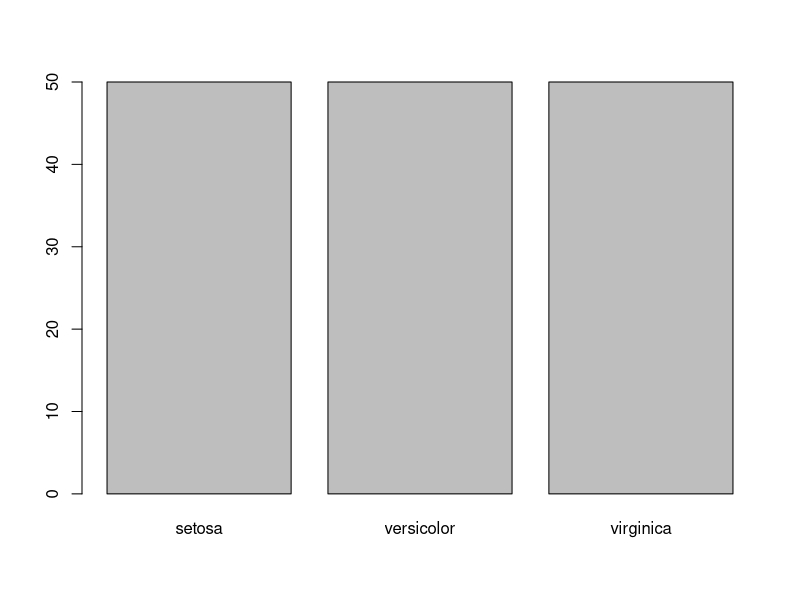
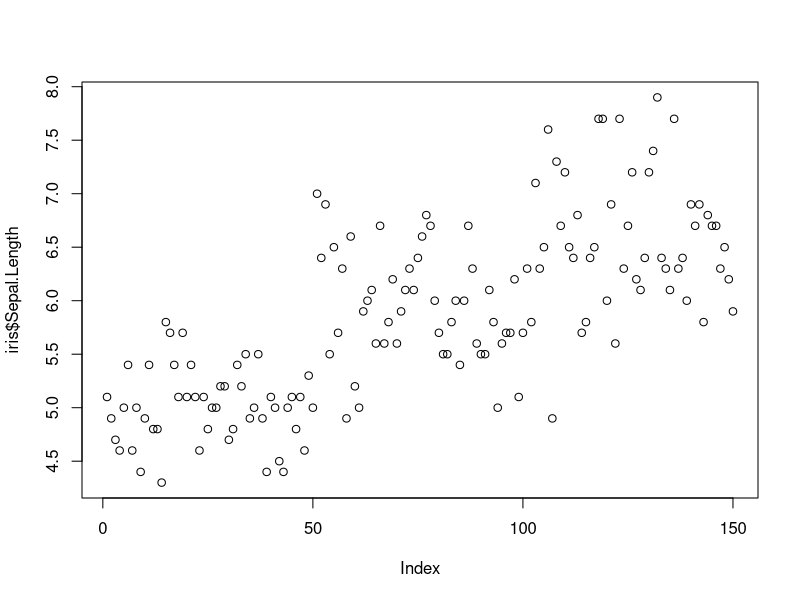
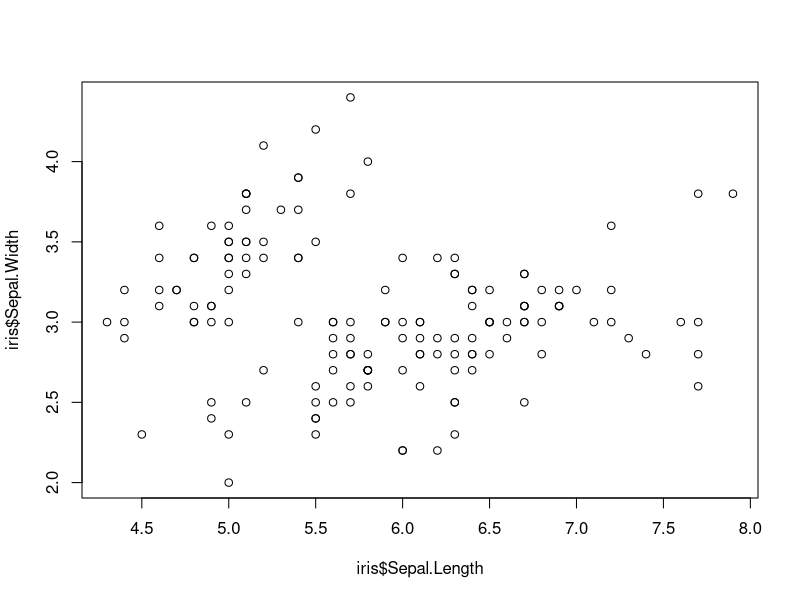
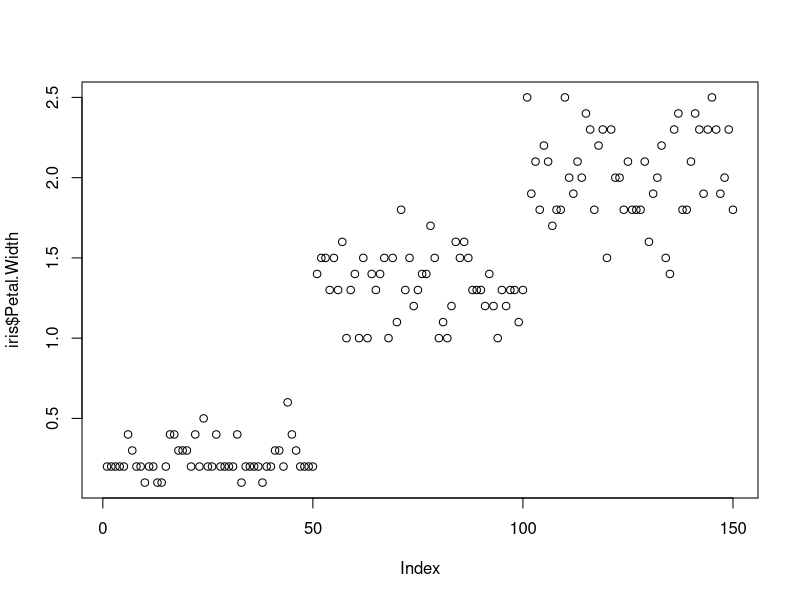
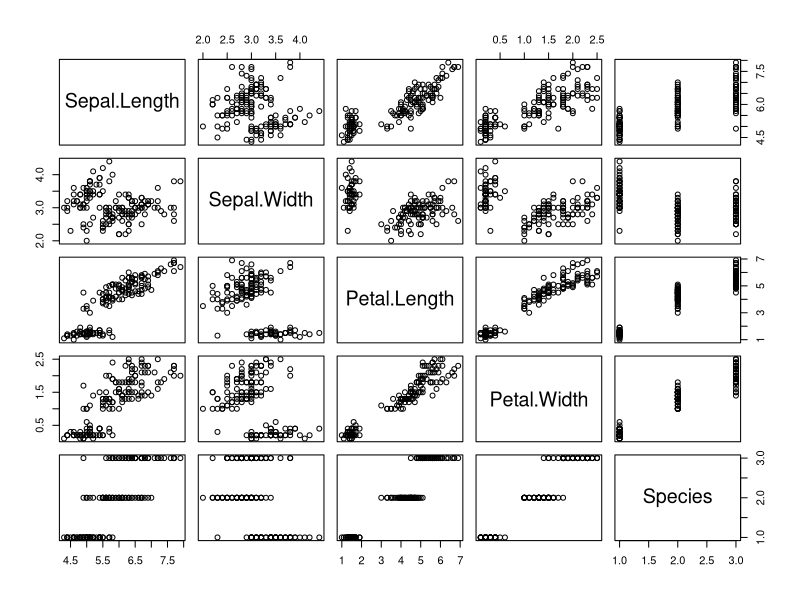
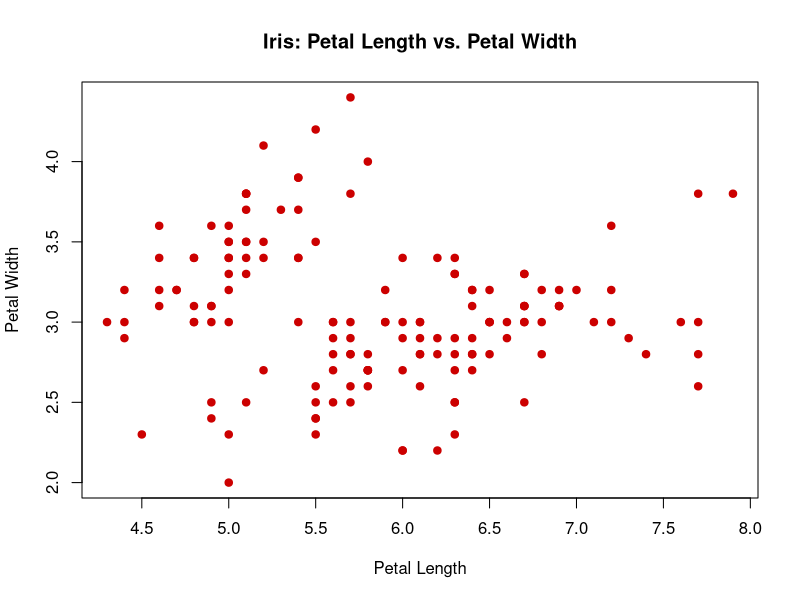

Write the R code that produced these figures, in order.
library(datasets)
head(iris)


plot(iris$Species)
plot(iris$Sepal.Length)
plot(iris$Sepal.Length, iris$Sepal.Width)
plot(iris$Petal.Width)
plot(iris)
plot(iris$Sepal.Length, iris$Sepal.Width, 
     col = "#cc0000", 
     pch = 19,
     main = "Iris: Petal Length vs. Petal Width",
     xlab = "Petal Length",
     ylab = "Petal Width")

